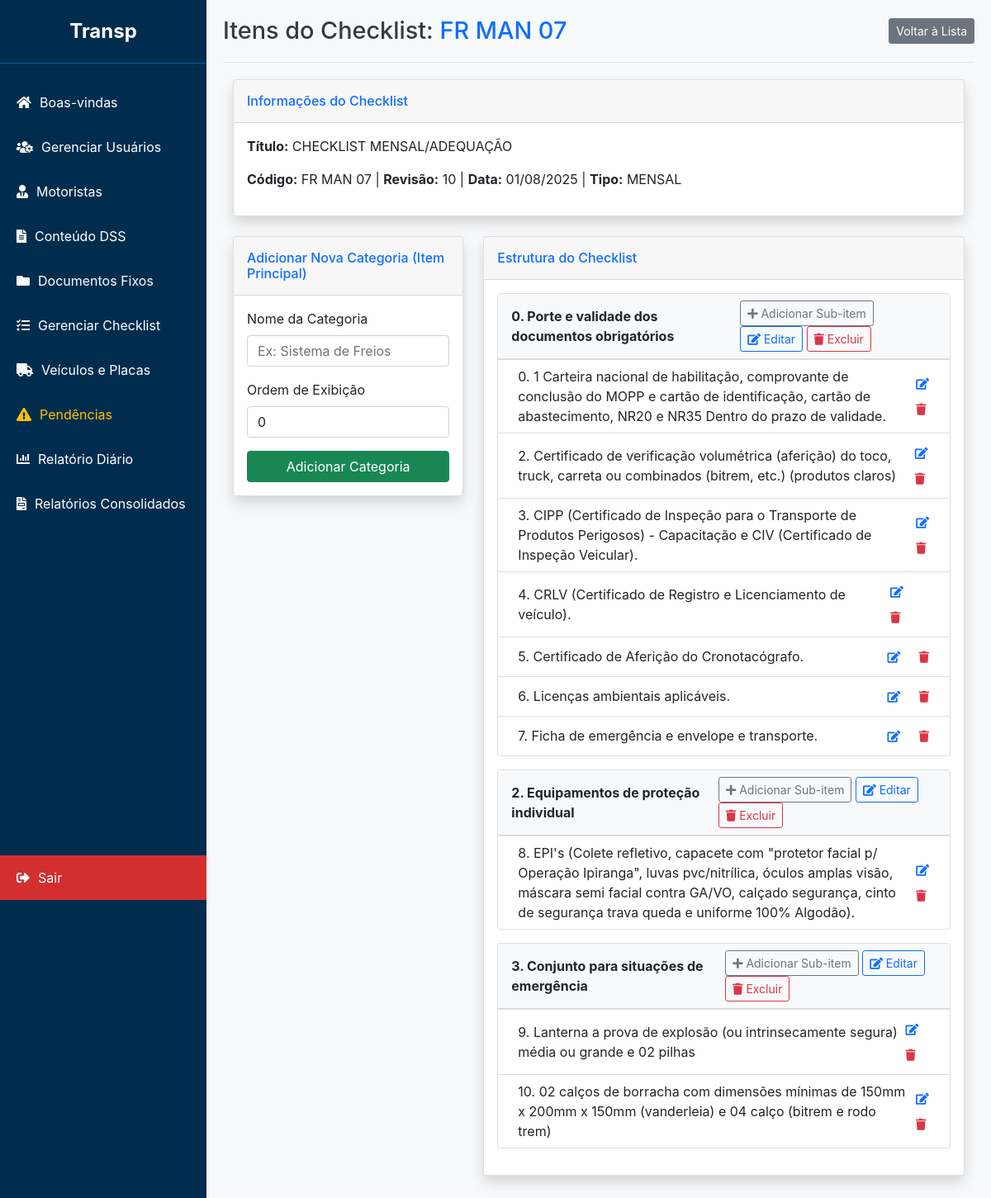
Page /admin/checklist/1 (signed in) on the committed database.
### app/models.py (models this page shows)
class Checklist(db.Model):
    id = db.Column(db.Integer, primary_key=True)
    titulo = db.Column(db.String(200), nullable=False)
    unidade = db.Column(db.String(100), nullable=True) # NOVO CAMPO
    tipo = db.Column(db.String(50), nullable=False) # DIÁRIO, SEMANAL, etc.
    codigo = db.Column(db.String(50), nullable=False)
    revisao = db.Column(db.String(20), nullable=False)
    data = db.Column(db.Date, nullable=False)
    itens = db.relationship('ChecklistItem', backref='checklist', lazy='dynamic', cascade="all, delete-orphan")
    preenchimentos = db.relationship('ChecklistPreenchido', backref='checklist', lazy=True)

class ChecklistItem(db.Model):
    id = db.Column(db.Integer, primary_key=True)
    checklist_id = db.Column(db.Integer, db.ForeignKey('checklist.id'), nullable=False)
    texto = db.Column(db.String(500), nullable=False)
    ordem = db.Column(db.Integer, default=0) # Para ordenar os itens
    parent_id = db.Column(db.Integer, db.ForeignKey('checklist_item.id'), nullable=True)
    sub_itens = db.relationship('ChecklistItem', backref=db.backref('parent', remote_side=[id]), lazy='dynamic', cascade="all, delete-orphan")

### app/routes.py (the view, shortened to what this page needs)
@admin_bp.route('/checklist/<int:checklist_id>', methods=['GET', 'POST'])
def checklist_detalhe(checklist_id):
    if 'admin_user' not in session:
        return redirect(url_for('admin.login'))
    checklist = Checklist.query.get_or_404(checklist_id)
    itens_principais = checklist.itens.filter_by(parent_id=None).order_by(ChecklistItem.ordem).all()
    return render_template(
        'checklist_detail.html',
        checklist=checklist,
        itens_principais=itens_principais,
        ChecklistItem=ChecklistItem
    )

### app/templates/checklist_detail.html (shortened to what this page needs)
{% extends "base_adm.html" %}
{% block header %}
<div class="d-flex justify-content-between align-items-center">
    <span>Itens do Checklist: <span class="text-primary">{{ checklist.codigo }}</span></span>
    <a href="{{ url_for('admin.checklists') }}" class="btn btn-secondary btn-sm">Voltar à Lista</a>
</div>
{% endblock %}
{% block content %}
<div class="container-fluid">
    <div class="card shadow mb-4">
        <div class="card-header py-3">
            <h6 class="m-0 font-weight-bold text-primary">Informações do Checklist</h6>
        </div>
        <div class="card-body">
            <p><strong>Título:</strong> {{ checklist.titulo }}</p>
            <p><strong>Código:</strong> {{ checklist.codigo }} | <strong>Revisão:</strong> {{ checklist.revisao }} | <strong>Data:</strong> {{ checklist.data.strftime('%d/%m/%Y') }} | <strong>Tipo:</strong> {{ checklist.tipo }}</p>
        </div>
    </div>
    <div class="row">
        <div class="col-lg-4">
            <div class="card shadow mb-4">
                <div class="card-header py-3">
                    <h6 class="m-0 font-weight-bold text-primary">Adicionar Nova Categoria (Item Principal)</h6>
                </div>
                <div class="card-body">
                    <form action="{{ url_for('admin.checklist_detalhe', checklist_id=checklist.id) }}" method="POST">
                        <div class="mb-3">
                            <label for="texto_item_principal" class="form-label">Nome da Categoria</label>
                            <input type="text" class="form-control" id="texto_item_principal" name="texto" placeholder="Ex: Sistema de Freios" required>
                        </div>
                        <div class="mb-3">
                            <label for="ordem_item_principal" class="form-label">Ordem de Exibição</label>
                            <input type="number" class="form-control" id="ordem_item_principal" name="ordem" value="0">
                        </div>
                        <button type="submit" class="btn btn-success w-100">Adicionar Categoria</button>
                    </form>
                </div>
            </div>
        </div>
        <div class="col-lg-8">
            <div class="card shadow mb-4">
                <div class="card-header py-3">
                    <h6 class="m-0 font-weight-bold text-primary">Estrutura do Checklist</h6>
                </div>
                <div class="card-body">
                    {% if not itens_principais %}
                        <p class="text-center">Nenhuma categoria adicionada. Comece adicionando uma ao lado.</p>
                    {% else %}
                        {% for item_principal in itens_principais %}
                            <div class="card mb-3">
                                <div class="card-header bg-light d-flex justify-content-between align-items-center">
                                    <strong class="text-dark">{{ item_principal.ordem }}. {{ item_principal.texto }}</strong>
                                    <div>
                                        <button class="btn btn-outline-secondary btn-sm" data-bs-toggle="collapse" data-bs-target="#collapse-{{ item_principal.id }}">
                                            <i class="fas fa-plus"></i> Adicionar Sub-item
                                        </button>
                                        <button class="btn btn-outline-primary btn-sm" onclick="abrirModalEdicao({{ item_principal.id }}, '{{ item_principal.texto }}', {{ item_principal.ordem }})">
                                            <i class="fas fa-edit"></i> Editar
                                        </button>
                                        <form action="{{ url_for('admin.excluir_item', item_id=item_principal.id) }}" method="POST" class="d-inline" onsubmit="return confirm('Deseja excluir esta categoria e todos os seus sub-itens?');">
                                            <button type="submit" class="btn btn-outline-danger btn-sm">
                                                <i class="fas fa-trash"></i> Excluir
                                            </button>
                                        </form>
                                    </div>
                                </div>
                                <ul class="list-group list-group-flush">
                                    {% if item_principal.sub_itens.all() %}
                                        {% for sub_item in item_principal.sub_itens|sort(attribute='ordem') %}
                                            <li class="list-group-item d-flex justify-content-between align-items-center ps-4">
                                                <span>{{ sub_item.ordem }}. {{ sub_item.texto }}</span>
                                                <div>
                                                    <button class="btn btn-link btn-sm" onclick="abrirModalEdicao({{ sub_item.id }}, '{{ sub_item.texto }}', {{ sub_item.ordem }})">
                                                        <i class="fas fa-edit"></i>
                                                    </button>
                                                    <form action="{{ url_for('admin.excluir_item', item_id=sub_item.id) }}" method="POST" class="d-inline" onsubmit="return confirm('Deseja excluir este sub-item?');">
                                                        <button type="submit" class="btn btn-link btn-sm text-danger">
                                                            <i class="fas fa-trash"></i>
                                                        </button>
                                                    </form>
                                                </div>
                                            </li>
                                        {% endfor %}
                                    {% else %}
                                        <li class="list-group-item text-muted ps-4">Nenhum sub-item cadastrado nesta categoria.</li>
                                    {% endif %}
                                </ul>
                            </div>
                        {% endfor %}
                    {% endif %}
                </div>
            </div>
        </div>
    </div>
</div>
{% endblock %}

### app/templates/base_adm.html (style rules this page uses)
:root { --sidebar-width: 250px; --header-height: 60px; --primary-blue: #002D4E; --light-blue: #005A9C; --logout-red: #d32f2f; --logout-red-hover: #c62828; --flash-success: #d4edda; --flash-success-text: #155724; --flash-error: #f8d7da; --flash-error-text: #721c24; --flash-info: #cce5ff; --flash-info-text: #004085; }
body { font-family: -apple-system, BlinkMacSystemFont, "Segoe UI", Roboto, "Helvetica Neue", Arial, sans-serif; margin: 0; background-color: #f8f9fa; }

### rows in the picture
Checklist: codigo "FR MAN 07", titulo "CHECKLIST MENSAL/ADEQUAÇÃO", revisao "10", data "01/08/2025", tipo "MENSAL"
ChecklistItem: ordem "0", texto "Porte e validade dos documentos obrigatórios"
ChecklistItem: ordem "0", texto "1 Carteira nacional de habilitação, comprovante de conclusão do MOPP e cartão de identificação, cartão de abastecimento, NR20 e NR35 Dentro do prazo de validade."
ChecklistItem: ordem "2", texto "Certificado de verificação volumétrica (aferição) do toco, truck, carreta ou combinados (bitrem, etc.) (produtos claros)"
ChecklistItem: ordem "3", texto "CIPP (Certificado de Inspeção para o Transporte de Produtos Perigosos) - Capacitação e CIV (Certificado de Inspeção Veicular)."
ChecklistItem: ordem "4", texto "CRLV (Certificado de Registro e Licenciamento de veículo)."
ChecklistItem: ordem "5", texto "Certificado de Aferição do Cronotacógrafo."
ChecklistItem: ordem "6", texto "Licenças ambientais aplicáveis."
ChecklistItem: ordem "7", texto "Ficha de emergência e envelope e transporte."
ChecklistItem: ordem "2", texto "Equipamentos de proteção individual"
ChecklistItem: ordem "8", texto "EPI's (Colete refletivo, capacete com \"protetor facial p/ Operação Ipiranga\", luvas pvc/nitrílica, óculos amplas visão, máscara semi facial contra GA/VO, calçado segurança, cinto de segurança trava queda e uniforme 100% Algodão)."
ChecklistItem: ordem "3", texto "Conjunto para situações de emergência"
ChecklistItem: ordem "9", texto "Lanterna a prova de explosão (ou intrinsecamente segura) média ou grande e 02 pilhas"
ChecklistItem: ordem "10", texto "02 calços de borracha com dimensões mínimas de 150mm x 200mm x 150mm (vanderleia) e 04 calço (bitrem e rodo trem)"
